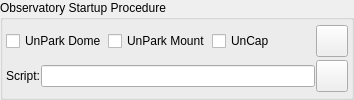
      <widget class="QGroupBox" name="groupBox_2">
       <property name="toolTip">
        <string>&lt;html&gt;&lt;head/&gt;&lt;body&gt;&lt;p&gt;One-time startup procedure to be executed before starting Ekos. The script is executed &lt;span style=&quot; font-weight:600; text-decoration: underline;&quot;&gt;before&lt;/span&gt; the startup procedures (e.g. unpark scope), if selected, are executed.&lt;/p&gt;&lt;/body&gt;&lt;/html&gt;</string>
       </property>
       <property name="title">
        <string>Observatory Startup Procedure</string>
       </property>
       <layout class="QVBoxLayout" name="verticalLayout_4">
        <property name="spacing">
         <number>1</number>
        </property>
        <property name="leftMargin">
         <number>3</number>
        </property>
        <property name="topMargin">
         <number>3</number>
        </property>
        <property name="rightMargin">
         <number>3</number>
        </property>
        <property name="bottomMargin">
         <number>3</number>
        </property>
        <item>
         <layout class="QHBoxLayout" name="horizontalLayout_16">
          <property name="spacing">
           <number>1</number>
          </property>
          <item>
           <widget class="QCheckBox" name="unparkDomeCheck">
            <property name="enabled">
             <bool>true</bool>
            </property>
            <property name="toolTip">
             <string>Park dome to home position</string>
            </property>
            <property name="text">
             <string>UnPark Dome</string>
            </property>
            <attribute name="buttonGroup">
             <string notr="true">startupProcedureButtonGroup</string>
            </attribute>
           </widget>
          </item>
          <item>
           <widget class="QCheckBox" name="unparkMountCheck">
            <property name="enabled">
             <bool>true</bool>
            </property>
            <property name="toolTip">
             <string>Park telescope to home position.</string>
            </property>
            <property name="text">
             <string>UnPark Mount</string>
            </property>
            <attribute name="buttonGroup">
             <string notr="true">startupProcedureButtonGroup</string>
            </attribute>
           </widget>
          </item>
          <item>
           <widget class="QCheckBox" name="uncapCheck">
            <property name="toolTip">
             <string>Open dust cover</string>
            </property>
            <property name="text">
             <string>UnCap</string>
            </property>
            <attribute name="buttonGroup">
             <string notr="true">startupProcedureButtonGroup</string>
            </attribute>
           </widget>
          </item>
          <item>
           <spacer name="horizontalSpacer_10">
            <property name="orientation">
             <enum>Qt::Horizontal</enum>
            </property>
            <property name="sizeHint" stdset="0">
             <size>
              <width>40</width>
              <height>20</height>
             </size>
            </property>
           </spacer>
          </item>
          <item>
           <widget class="QPushButton" name="startupB">
            <property name="maximumSize">
             <size>
              <width>32</width>
              <height>32</height>
             </size>
            </property>
            <property name="text">
             <string/>
            </property>
           </widget>
          </item>
         </layout>
        </item>
        <item>
         <layout class="QHBoxLayout" name="horizontalLayout_12">
          <property name="spacing">
           <number>1</number>
          </property>
          <item>
           <widget class="QLabel" name="label_8">
            <property name="text">
             <string>Script:</string>
            </property>
           </widget>
          </item>
          <item>
           <widget class="QLineEdit" name="startupScript">
            <property name="readOnly">
             <bool>false</bool>
            </property>
            <property name="clearButtonEnabled">
             <bool>true</bool>
            </property>
           </widget>
          </item>
          <item>
           <widget class="QPushButton" name="selectStartupScriptB">
            <property name="maximumSize">
             <size>
              <width>32</width>
              <height>32</height>
             </size>
            </property>
            <property name="text">
             <string/>
            </property>
           </widget>
          </item>
         </layout>
        </item>
       </layout>
      </widget>
